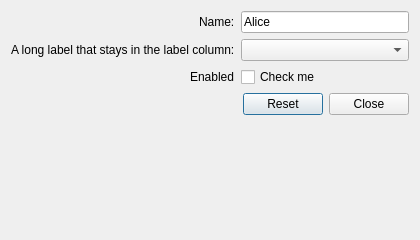
<?xml version="1.0" encoding="UTF-8"?>
<ui version="4.0">
 <class>Dialog</class>
 <widget class="QDialog" name="Dialog">
  <property name="geometry">
   <rect><x>0</x><y>0</y><width>420</width><height>240</height></rect>
  </property>
  <property name="windowTitle">
   <string>QFormLayout demo</string>
  </property>
  <layout class="QFormLayout" name="formLayout">
   <property name="labelAlignment">
    <set>Qt::AlignRight|Qt::AlignVCenter</set>
   </property>
   <item row="0" column="0">
    <widget class="QLabel" name="label_1">
     <property name="text"><string>Name:</string></property>
    </widget>
   </item>
   <item row="0" column="1">
    <widget class="QLineEdit" name="lineEdit_1">
     <property name="text"><string>Alice</string></property>
    </widget>
   </item>
   <item row="1" column="0">
    <widget class="QLabel" name="label_2">
     <property name="text"><string>A long label that stays in the label column:</string></property>
    </widget>
   </item>
   <item row="1" column="1">
    <widget class="QComboBox" name="comboBox_1"/>
   </item>
   <item row="2" column="0">
    <widget class="QLabel" name="label_3">
     <property name="text"><string>Enabled</string></property>
    </widget>
   </item>
   <item row="2" column="1">
    <widget class="QCheckBox" name="checkBox_1">
     <property name="text"><string>Check me</string></property>
    </widget>
   </item>
   <item row="3" column="0" colspan="2">
    <layout class="QHBoxLayout" name="buttons">
     <item><spacer name="horizontalSpacer">
      <property name="orientation"><enum>Qt::Orientation::Horizontal</enum></property>
      <property name="sizeHint" stdset="0"><size><width>40</width><height>20</height></size></property>
     </spacer></item>
     <item><widget class="QPushButton" name="resetButton">
      <property name="text"><string>Reset</string></property>
     </widget></item>
     <item><widget class="QPushButton" name="closeButton">
      <property name="text"><string>Close</string></property>
     </widget></item>
    </layout>
   </item>
  </layout>
 </widget>
 <resources/>
 <connections/>
</ui>
